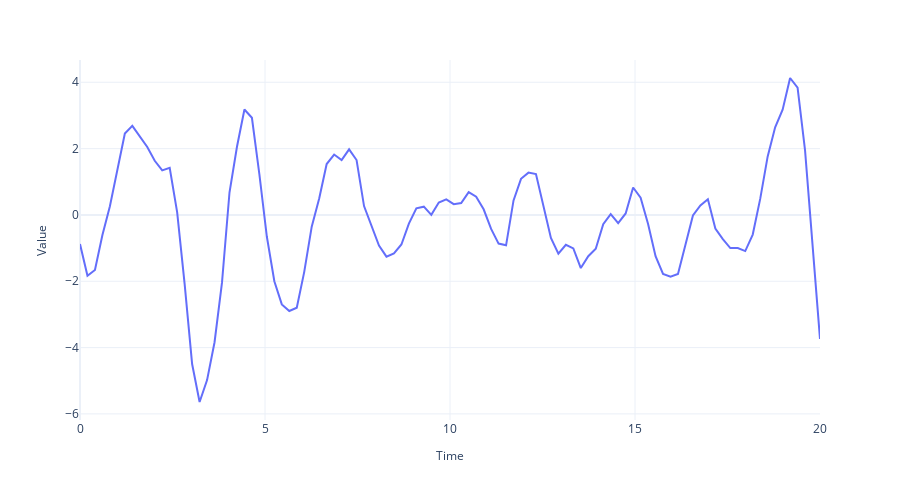

The notebook cell saved with this chart:
### Code cell
fig = plot_time_series(regular_time_samples, 
                 samples, 
                 "")
if SAVE_FIGURES:
    fig.write_image("imgs/chapter_1/auto_regressive.png")
fig.show()
